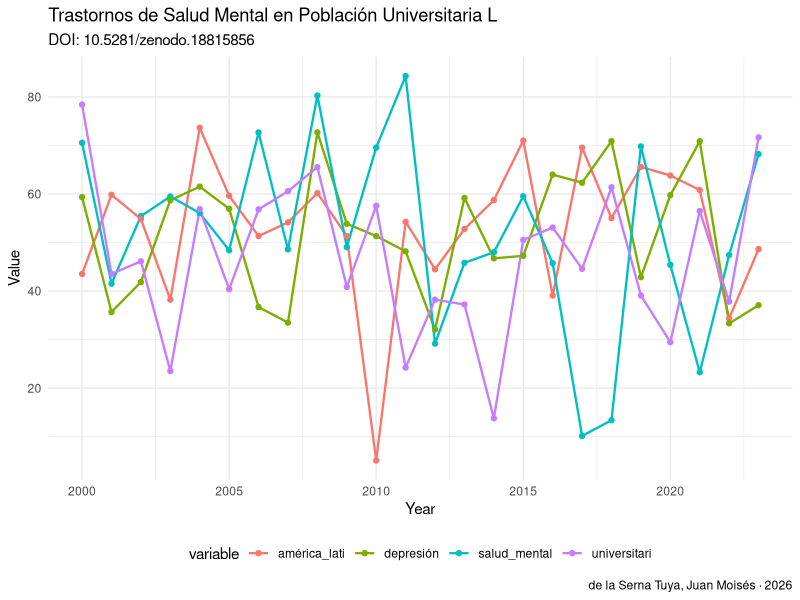

R code for this plot:
# analysis.R — Trastornos de Salud Mental en Población Universitaria Latinoamericana: Prevalencia, Factores de Riesgo y Variables Protectoras — Base de Datos Estadística
# DOI: 10.5281/zenodo.18815856
# Author: de la Serna Tuya, Juan Moisés · ORCID: 0000-0002-8401-8018
# License: CC0 1.0

# ── SETUP ──────────────────────────────────────────────────────────────────
# Install required packages if needed:
# install.packages(c("readr","ggplot2","dplyr","tidyr"))

library(readr)
library(ggplot2)
library(dplyr)

# ── LOAD DATA ──────────────────────────────────────────────────────────────
# Download dataset from: https://doi.org/10.5281/zenodo.18815856
# df <- read_csv("dataset.csv")

# Example with synthetic data
set.seed(42)
years <- 2000:2023
df <- data.frame(
  year = years,
    salud_mental = rnorm(length(years), 50, 15),
  universitari = rnorm(length(years), 50, 15),
  américa_lati = rnorm(length(years), 50, 15),
  depresión = rnorm(length(years), 50, 15),
  stringsAsFactors = FALSE
)

cat("Dataset: Trastornos de Salud Mental en Población Universita\n")
cat("DOI: 10.5281/zenodo.18815856\n")
cat("Dimensions:", nrow(df), "x", ncol(df), "\n\n")
print(head(df))
print(summary(df))

# ── VISUALIZATION ──────────────────────────────────────────────────────────
# Temporal trend
p1 <- df %>%
  tidyr::pivot_longer(-year, names_to="variable", values_to="value") %>%
  ggplot(aes(x=year, y=value, color=variable)) +
  geom_line(size=0.8) +
  geom_point(size=1.5) +
  labs(title="Trastornos de Salud Mental en Población Universitaria L",
       subtitle="DOI: 10.5281/zenodo.18815856",
       x="Year", y="Value",
       caption="de la Serna Tuya, Juan Moisés · 2026") +
  theme_minimal() +
  theme(legend.position="bottom")

ggsave("figures/analysis_output_r.png", p1, width=10, height=6, dpi=150)
cat("\nFigure saved: figures/analysis_output_r.png\n")

# ── CITATION ───────────────────────────────────────────────────────────────
cat("\nCitation:\n")
cat("de la Serna Tuya, Juan Moisés (2026). Trastornos de Salud Mental en Población Universitaria Latinoamericana:. Zenodo. https://doi.org/10.5281/zenodo.18815856\n")
